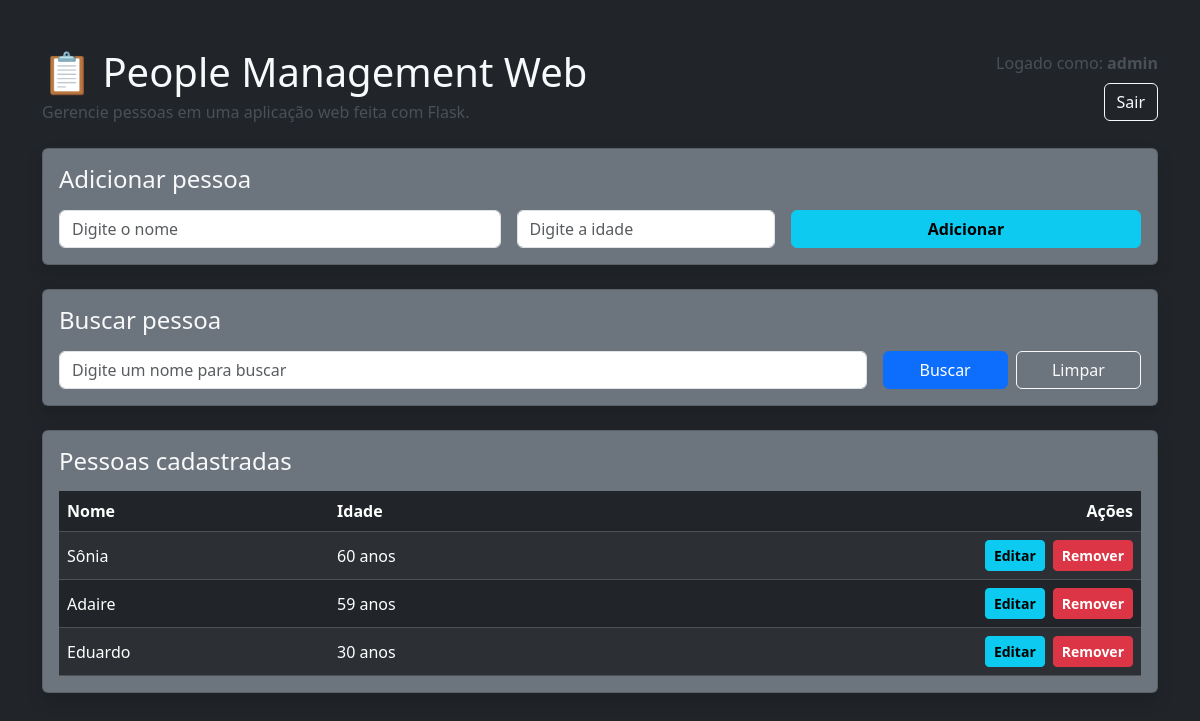
The app's page / (signed in), older data.
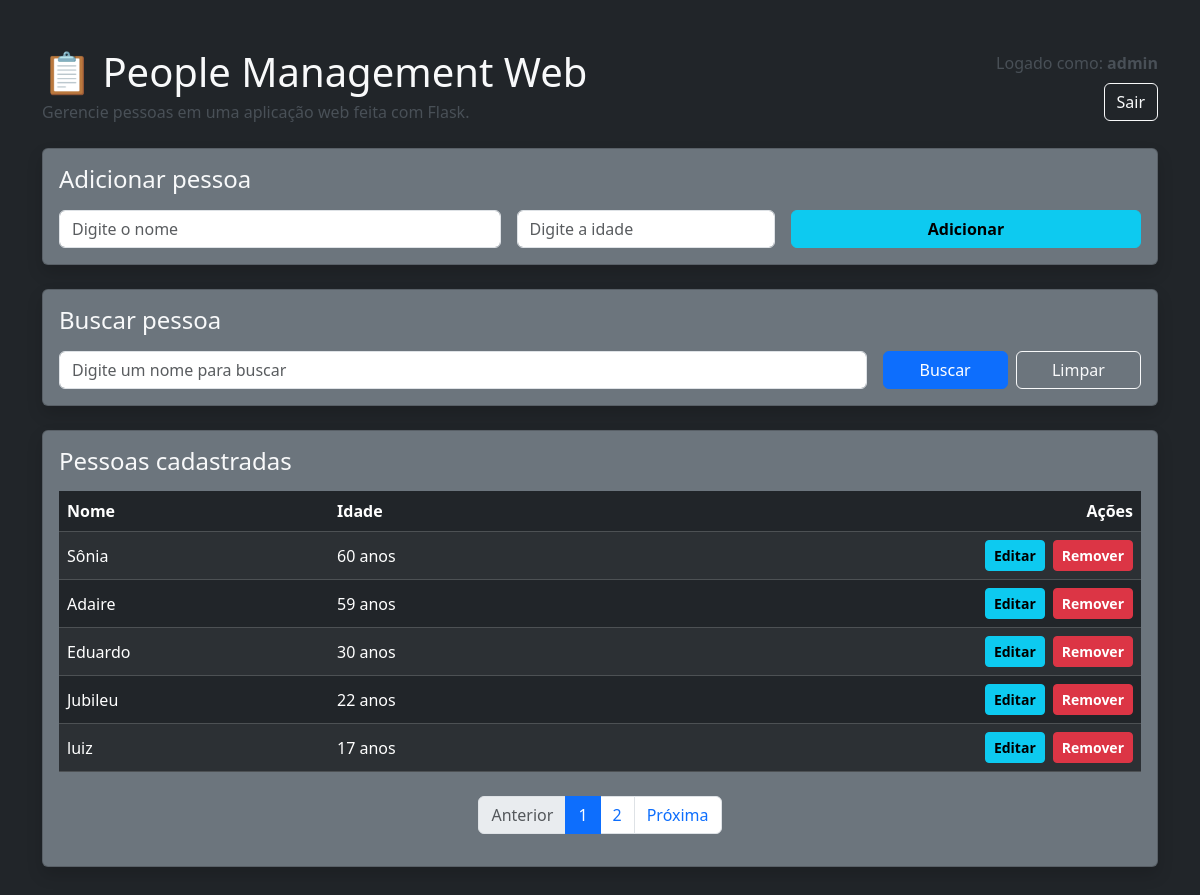
The same page, newer data.
### app.py (models this page shows)
class Pessoa(db.Model):
    id = db.Column(db.Integer, primary_key=True)
    nome = db.Column(db.String(100), nullable=False)
    idade = db.Column(db.Integer, nullable=False)

### app.py (the view)
@app.route("/")
@login_required
def home():
    busca = request.args.get("busca", "").strip()
    pagina = request.args.get("pagina", 1, type=int)
    por_pagina = 5
    query = Pessoa.query
    if busca:
        query = query.filter(Pessoa.nome.ilike(f"%{busca}%"))
    paginacao = query.order_by(Pessoa.id.asc()).paginate(
        page=pagina,
        per_page=por_pagina,
        error_out=False
    )
    pessoas = paginacao.items
    return render_template(
        "index.html",
        pessoas=pessoas,
        busca=busca,
        pessoa_em_edicao=None,
        form_nome="",
        form_idade="",
        paginacao=paginacao
    )

### app.py (called while the page is built)
@login_manager.user_loader
def load_user(user_id):
    return Usuario.query.get(int(user_id))

### templates/index.html (shortened to what the changed rows need)
<!DOCTYPE html>
<html lang="pt-br">
<head>
    <link href="https://cdn.jsdelivr.net/npm/bootstrap@5.3.3/dist/css/bootstrap.min.css" rel="stylesheet">
</head>
<body class="bg-dark text-light">
    <div class="container py-5">
        <div class="d-flex flex-column flex-md-row justify-content-between align-items-md-center mb-4 gap-3">
            <div>
                <h1 class="mb-1">📋 People Management Web</h1>
            </div>
        </div>
        <div class="row g-4">
            <div class="col-12">
                <div class="card bg-secondary text-light shadow">
                    <div class="card-body">
                        {% if pessoa_em_edicao %}
                            <h2 class="h4 mb-3">Editar pessoa</h2>
                            <form action="{{ url_for('main.atualizar', id=pessoa_em_edicao.id, busca=busca, pagina=paginacao.page) }}" method="post" class="row g-3">
                                <div class="col-md-5">
                                    <input type="text" name="nome" class="form-control" placeholder="Digite o nome" value="{{ form_nome }}" required>
                                </div>
                                <div class="col-md-3">
                                    <input type="text" name="idade" class="form-control" placeholder="Digite a idade" value="{{ form_idade }}" required>
                                </div>
                                <div class="col-md-4 d-flex gap-2">
                                    <button type="submit" class="btn btn-info fw-bold flex-fill" onclick="this.disabled=true; this.innerText='Salvando...'; this.form.submit();">
                                        Salvar alterações
                                    </button>
                                    <a href="{{ url_for('main.home', busca=busca, pagina=paginacao.page) }}" class="btn btn-outline-light flex-fill">Cancelar</a>
                                </div>
                            </form>
                        {% else %}
                            <h2 class="h4 mb-3">Adicionar pessoa</h2>
                        {% endif %}
                    </div>
                </div>
            </div>
            <div class="col-12">
                <div class="card bg-secondary text-light shadow">
                    <div class="card-body">
                        <h2 class="h4 mb-3">Buscar pessoa</h2>
                    </div>
                </div>
            </div>
            <div class="col-12">
                <div class="card bg-secondary text-light shadow">
                    <div class="card-body">
                        <h2 class="h4 mb-3">Pessoas cadastradas</h2>
                        {% if pessoas %}
                            <div class="table-responsive">
                                <table class="table table-dark table-striped table-hover align-middle mb-0">
                                    <thead>
                                        <tr>
                                            <th>Nome</th>
                                            <th>Idade</th>
                                            <th class="text-end">Ações</th>
                                        </tr>
                                    </thead>
                                    <tbody>
                                        {% for pessoa in pessoas %}
                                            <tr>
                                                <td>{{ pessoa.nome }}</td>
                                                <td>{{ pessoa.idade }} anos</td>
                                                <td class="text-end">
                                                    <div class="d-inline-flex gap-2">
                                                        <form action="{{ url_for('main.editar', id=pessoa.id, busca=busca, pagina=paginacao.page) }}" method="get">
                                                            <button type="submit" class="btn btn-info btn-sm fw-bold">
                                                                Editar
                                                            </button>
                                                        </form>
                                                        <form action="{{ url_for('main.remover', id=pessoa.id, busca=busca, pagina=paginacao.page) }}" method="post" onsubmit="return confirmarRemocao()">
                                                            <button type="submit" class="btn btn-danger btn-sm fw-bold">
                                                                Remover
                                                            </button>
                                                        </form>
                                                    </div>
                                                </td>
                                            </tr>
                                        {% endfor %}
                                    </tbody>
                                </table>
                            </div>
                            {% if paginacao.pages > 1 %}
                                <nav class="mt-4">
                                    <ul class="pagination justify-content-center">
                                        <li class="page-item {% if not paginacao.has_prev %}disabled{% endif %}">
                                            <a class="page-link" href="{{ url_for('main.home', pagina=paginacao.prev_num, busca=busca) if paginacao.has_prev else '#' }}">
                                                Anterior
                                            </a>
                                        </li>
                                        {% for numero in paginacao.iter_pages(left_edge=1, right_edge=1, left_current=1, right_current=2) %}
                                            {% if numero %}
                                                <li class="page-item {% if numero == paginacao.page %}active{% endif %}">
                                                    <a class="page-link" href="{{ url_for('main.home', pagina=numero, busca=busca) }}">
                                                        {{ numero }}
                                                    </a>
                                                </li>
                                            {% else %}
                                                <li class="page-item disabled">
                                                    <span class="page-link">...</span>
                                                </li>
                                            {% endif %}
                                        {% endfor %}
                                        <li class="page-item {% if not paginacao.has_next %}disabled{% endif %}">
                                            <a class="page-link" href="{{ url_for('main.home', pagina=paginacao.next_num, busca=busca) if paginacao.has_next else '#' }}">
                                                Próxima
                                            </a>
                                        </li>
                                    </ul>
                                </nav>
                            {% endif %}
                        {% else %}
                            <p class="mb-0 text-light-emphasis">Nenhuma pessoa encontrada.</p>
                        {% endif %}
                    </div>
                </div>
            </div>
        </div>
    </div>
</body>
</html>

Row changes from the older to the newer data that the page shows:
added Pessoa: nome "Jubileu", idade "22"
added Pessoa: nome "luiz", idade "17"
Text that changed along with them:
text now shown: "Anterior Próxima"
new list line: "1"
new list line: "2"
